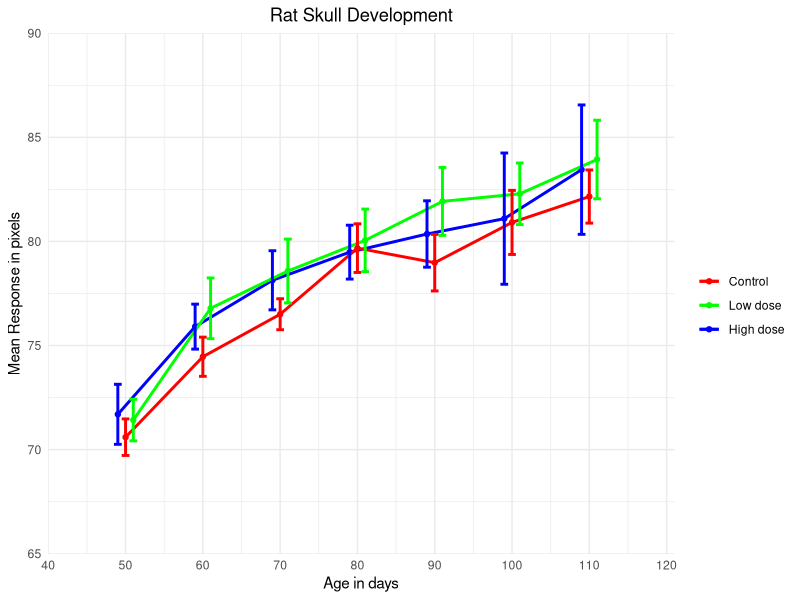
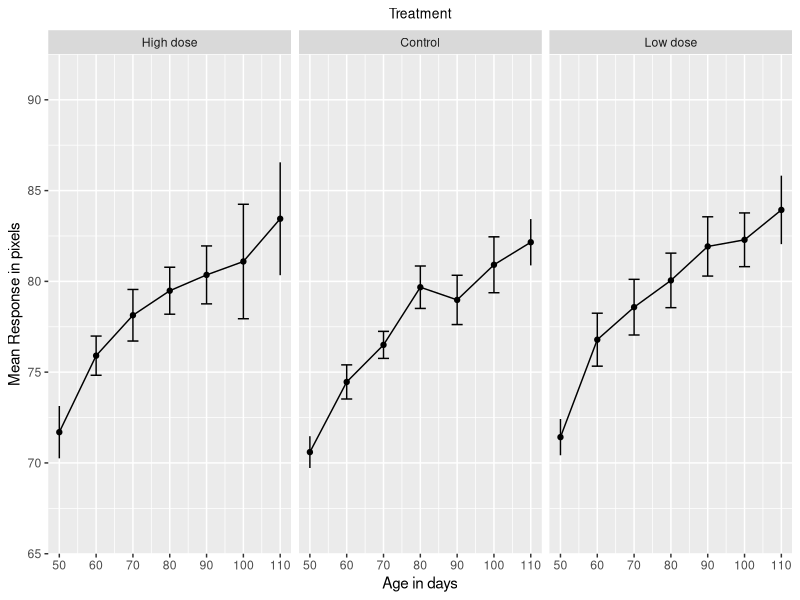
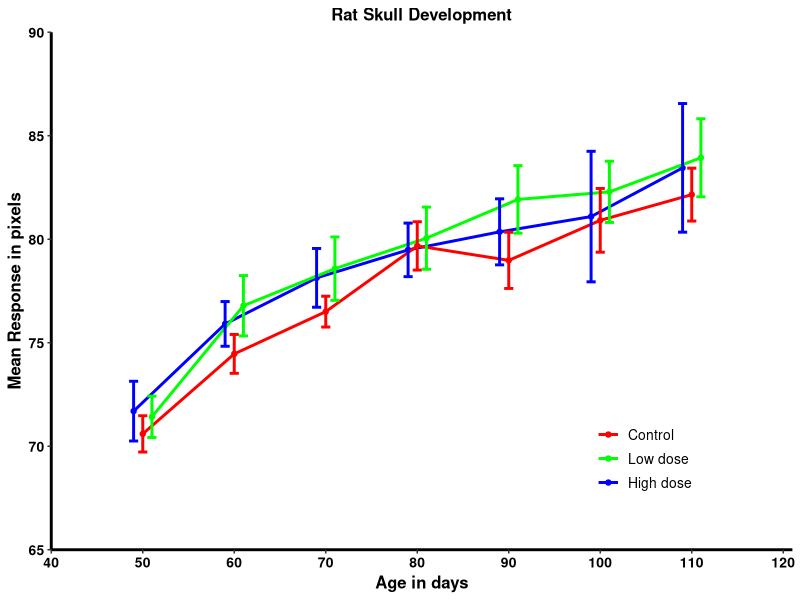
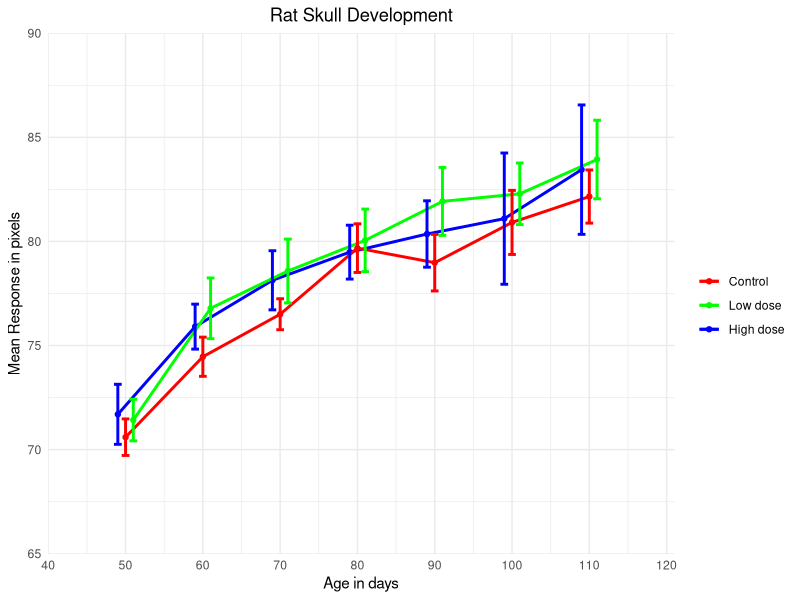

Reproduce these figures in R, in order.
# Load data
library(ggpubr) 
library(haven)
library(dplyr)

# if there is not package installed 
# install.packages(ggpubr)
skullrats <- read_sav("Data/SkullRats.sav")



head(skullrats)
summary(skullrats)


skullrats$treat =  factor(skullrats$treat, labels = c("High dose","Control","Low dose"))
skullrats$t

bar_error=skullrats%>%
  group_by(age,treat)%>%
  summarize(mean.response = mean(response), 
            sd.response =  sd(response),
            n.res=n()) %>%
  mutate(sd.response=sd.response/sqrt(n.res),
         LCI=mean.response-qt(0.975,n.res-1)*sd.response,
         UCI=mean.response+qt(0.975,n.res-1)*sd.response)

ggplot(data=bar_error,aes(x=age,y=mean.response,ymin=LCI,ymax=UCI,colour=treat))+
  geom_point(size=1.5,position=position_dodge(width=3))+
  geom_line(size=1,position=position_dodge(width=3))+
  geom_errorbar(width=3,size=1,position=position_dodge(width=3))+
  ylab("Mean Response in pixels")+  scale_y_continuous(limits=c(65,90),breaks=seq(65,90,5),expand=c(0,0))+
  xlab("Age in days")+ scale_x_continuous(limits=c(40,121),breaks=seq(40,121,10),expand=c(0,0))+
  ggtitle("Rat Skull Development")+
  scale_colour_manual(name=" ",breaks=c("Control","Low dose", "High dose"),
                      values=c("red1","green1","blue1")) + theme_minimal() + theme(plot.title =element_text(hjust= 0.5))



View(bar_error)

ggplot(data=bar_error,aes(x=age,y=mean.response,ymin=LCI,ymax=UCI))+
  geom_point()+geom_line()+geom_errorbar(width=3)+facet_wrap(~treat)+
  ylab("Mean Response in pixels")+  scale_y_continuous(limits=c(65,92.5),breaks=seq(65,92.5,5),expand=c(0,0))+
  xlab("Age in days")+scale_x_continuous(limits=c(50,110),breaks=seq(50,110,10))+
  ggtitle("Treatment")+theme(plot.title = element_text(hjust=0.5,size = 10))


plot.theme=theme_bw()+ 
  theme(panel.grid.major = element_blank(),
        panel.grid.minor = element_blank(),
        panel.border=element_blank(),
        panel.background =element_blank(),
        axis.line = element_line(colour = "black",size=1),
        plot.title = element_text(hjust=0.5,size = 12,face="bold"),
        axis.title = element_text(size=12,face="bold"),
        axis.text =element_text(size=10,colour = "black",face="bold"),
        legend.title =element_text(size=12),
        legend.text=element_text(size=10),
        legend.position = c(0.8,0.2))

ggplot(data=bar_error,aes(x=age,y=mean.response,ymin=LCI,ymax=UCI,colour=treat))+
  plot.theme+
  geom_point(size=1.5,position=position_dodge(width=3))+
  geom_line(size=1,position=position_dodge(width=3))+
  geom_errorbar(width=3,size=1,position=position_dodge(width=3))+
  ylab("Mean Response in pixels")+  scale_y_continuous(limits=c(65,90),breaks=seq(65,90,5),expand=c(0,0))+
  xlab("Age in days")+ scale_x_continuous(limits=c(40,121),breaks=seq(40,121,10),expand=c(0,0))+
  ggtitle("Rat Skull Development")+
  scale_colour_manual(name=" ",breaks=c("Control","Low dose", "High dose"),
                      values=c("red1","green1","blue1"))


ggplot(data=bar_error,aes(x=age,y=mean.response,ymin=LCI,ymax=UCI,colour=treat))+
  geom_point(size=1.5,position=position_dodge(width=3))+
  geom_line(size=1,position=position_dodge(width=3))+
  geom_errorbar(width=3,size=1,position=position_dodge(width=3))+
  ylab("Mean Response in pixels")+  scale_y_continuous(limits=c(65,90),breaks=seq(65,90,5),expand=c(0,0))+
  xlab("Age in days")+ scale_x_continuous(limits=c(40,121),breaks=seq(40,121,10),expand=c(0,0))+
  ggtitle("Rat Skull Development")+
  scale_colour_manual(name=" ",breaks=c("Control","Low dose", "High dose"),
                      values=c("red1","green1","blue1")) + theme_minimal() + theme(plot.title =element_text(hjust= 0.5))
